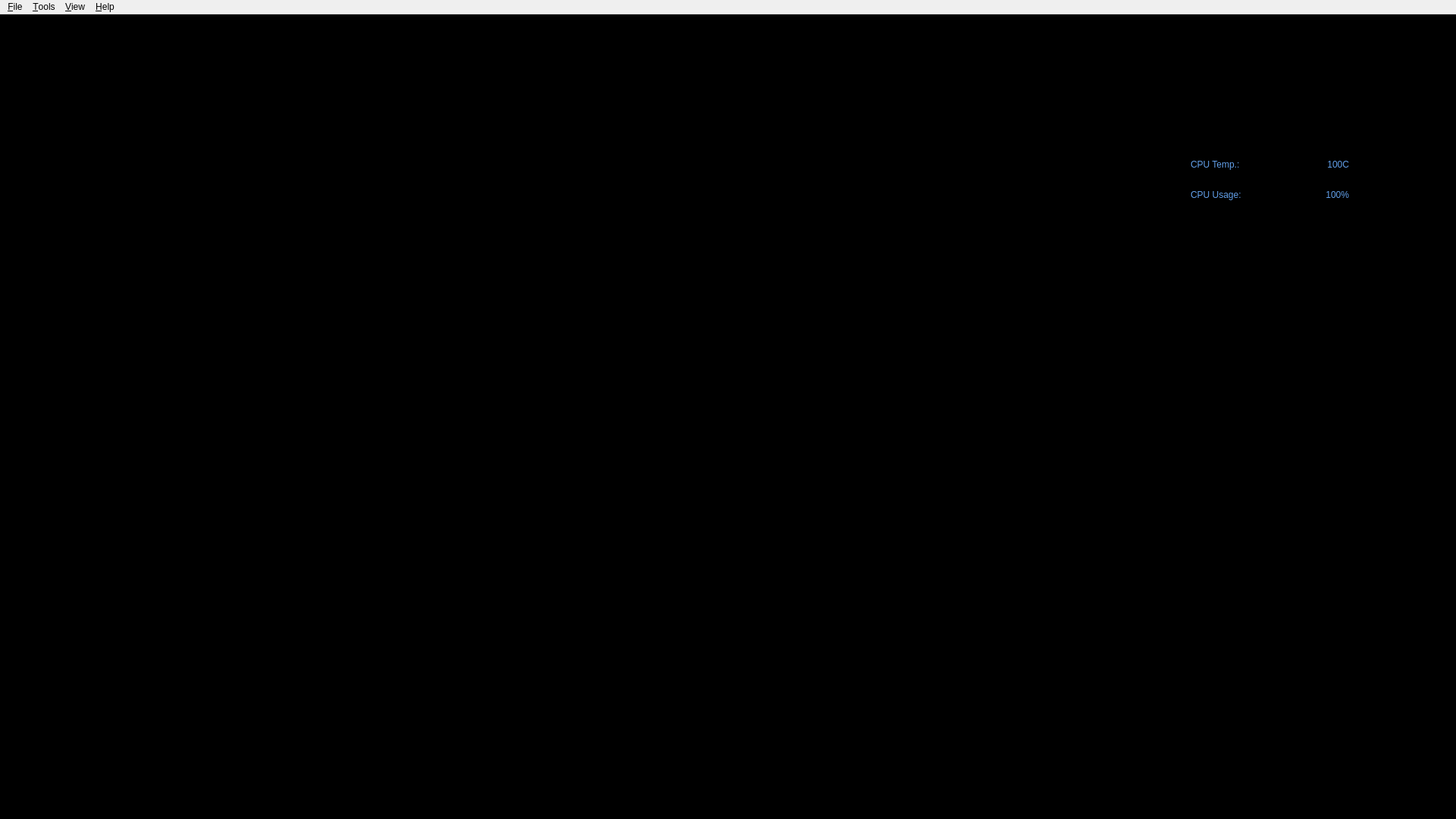
<?xml version="1.0" encoding="UTF-8"?>
<ui version="4.0">
 <class>MainWindow</class>
 <widget class="QMainWindow" name="MainWindow">
  <property name="geometry">
   <rect>
    <x>0</x>
    <y>0</y>
    <width>1920</width>
    <height>1080</height>
   </rect>
  </property>
  <property name="windowTitle">
   <string>gqrx</string>
  </property>
  <property name="windowIcon">
   <iconset resource="../../../resources/icons.qrc">
    <normaloff>:/icons/icons/gqrx.svg</normaloff>:/icons/icons/gqrx.svg</iconset>
  </property>
  <property name="dockOptions">
   <set>QMainWindow::AllowNestedDocks|QMainWindow::AllowTabbedDocks|QMainWindow::AnimatedDocks</set>
  </property>
  <property name="unifiedTitleAndToolBarOnMac">
   <bool>false</bool>
  </property>
  <widget class="QWidget" name="centralWidget">
   <property name="enabled">
    <bool>true</bool>
   </property>
   <property name="styleSheet">
    <string notr="true">background-color: rgb(0, 0, 0);</string>
   </property>
   <widget class="QStackedWidget" name="stackedWidget">
    <property name="geometry">
     <rect>
      <x>0</x>
      <y>0</y>
      <width>1920</width>
      <height>1080</height>
     </rect>
    </property>
    <property name="currentIndex">
     <number>0</number>
    </property>
    <widget class="QWidget" name="page">
     <widget class="CPlotter" name="plotter">
      <property name="geometry">
       <rect>
        <x>9</x>
        <y>340</y>
        <width>1902</width>
        <height>621</height>
       </rect>
      </property>
      <property name="sizePolicy">
       <sizepolicy hsizetype="Expanding" vsizetype="Expanding">
        <horstretch>0</horstretch>
        <verstretch>0</verstretch>
       </sizepolicy>
      </property>
      <property name="font">
       <font>
        <pointsize>9</pointsize>
        <bold>false</bold>
       </font>
      </property>
      <property name="frameShape">
       <enum>QFrame::StyledPanel</enum>
      </property>
      <property name="frameShadow">
       <enum>QFrame::Raised</enum>
      </property>
     </widget>
     <widget class="QFrame" name="frame">
      <property name="enabled">
       <bool>true</bool>
      </property>
      <property name="geometry">
       <rect>
        <x>9</x>
        <y>0</y>
        <width>1901</width>
        <height>271</height>
       </rect>
      </property>
      <property name="sizePolicy">
       <sizepolicy hsizetype="Expanding" vsizetype="Fixed">
        <horstretch>0</horstretch>
        <verstretch>0</verstretch>
       </sizepolicy>
      </property>
      <property name="font">
       <font>
        <pointsize>9</pointsize>
        <bold>false</bold>
        <kerning>true</kerning>
       </font>
      </property>
      <property name="autoFillBackground">
       <bool>false</bool>
      </property>
      <property name="styleSheet">
       <string notr="true">background-color: rgb(31, 29, 29);
background-color: rgb(0, 0, 0);</string>
      </property>
      <property name="frameShape">
       <enum>QFrame::NoFrame</enum>
      </property>
      <property name="frameShadow">
       <enum>QFrame::Plain</enum>
      </property>
      <property name="lineWidth">
       <number>0</number>
      </property>
      <widget class="CFreqCtrl" name="freqCtrl">
       <property name="enabled">
        <bool>true</bool>
       </property>
       <property name="geometry">
        <rect>
         <x>600</x>
         <y>40</y>
         <width>700</width>
         <height>150</height>
        </rect>
       </property>
       <property name="sizePolicy">
        <sizepolicy hsizetype="Fixed" vsizetype="Fixed">
         <horstretch>0</horstretch>
         <verstretch>0</verstretch>
        </sizepolicy>
       </property>
       <property name="minimumSize">
        <size>
         <width>700</width>
         <height>150</height>
        </size>
       </property>
       <property name="font">
        <font>
         <pointsize>9</pointsize>
         <bold>true</bold>
        </font>
       </property>
       <property name="toolTip">
        <string/>
       </property>
       <property name="styleSheet">
        <string notr="true"/>
       </property>
       <property name="frameShape">
        <enum>QFrame::StyledPanel</enum>
       </property>
       <property name="frameShadow">
        <enum>QFrame::Raised</enum>
       </property>
      </widget>
      <widget class="CMeter" name="sMeter">
       <property name="geometry">
        <rect>
         <x>600</x>
         <y>200</y>
         <width>701</width>
         <height>40</height>
        </rect>
       </property>
       <property name="sizePolicy">
        <sizepolicy hsizetype="Fixed" vsizetype="Fixed">
         <horstretch>0</horstretch>
         <verstretch>0</verstretch>
        </sizepolicy>
       </property>
       <property name="minimumSize">
        <size>
         <width>150</width>
         <height>40</height>
        </size>
       </property>
       <property name="frameShape">
        <enum>QFrame::StyledPanel</enum>
       </property>
       <property name="frameShadow">
        <enum>QFrame::Raised</enum>
       </property>
      </widget>
      <widget class="QWidget" name="layoutWidget">
       <property name="geometry">
        <rect>
         <x>1550</x>
         <y>180</y>
         <width>231</width>
         <height>35</height>
        </rect>
       </property>
       <layout class="QHBoxLayout" name="horizontalLayout">
        <property name="spacing">
         <number>15</number>
        </property>
        <property name="sizeConstraint">
         <enum>QLayout::SetMinimumSize</enum>
        </property>
        <item>
         <widget class="QLabel" name="label">
          <property name="styleSheet">
           <string notr="true">font: 800 20pt &quot;Ubuntu Sans&quot;;
color: rgb(98, 160, 234);</string>
          </property>
          <property name="text">
           <string>CPU Temp.:</string>
          </property>
          <property name="scaledContents">
           <bool>true</bool>
          </property>
         </widget>
        </item>
        <item>
         <widget class="QLabel" name="cpuTemp">
          <property name="styleSheet">
           <string notr="true">font: 800 20pt &quot;Ubuntu Sans&quot;;
color: rgb(98, 160, 234);</string>
          </property>
          <property name="text">
           <string>100C</string>
          </property>
          <property name="scaledContents">
           <bool>true</bool>
          </property>
          <property name="alignment">
           <set>Qt::AlignRight|Qt::AlignTrailing|Qt::AlignVCenter</set>
          </property>
         </widget>
        </item>
       </layout>
      </widget>
      <widget class="QWidget" name="layoutWidget">
       <property name="geometry">
        <rect>
         <x>1550</x>
         <y>220</y>
         <width>231</width>
         <height>35</height>
        </rect>
       </property>
       <layout class="QHBoxLayout" name="horizontalLayout_2">
        <property name="spacing">
         <number>15</number>
        </property>
        <property name="sizeConstraint">
         <enum>QLayout::SetMinimumSize</enum>
        </property>
        <item>
         <widget class="QLabel" name="label_2">
          <property name="styleSheet">
           <string notr="true">font: 800 20pt &quot;Ubuntu Sans&quot;;
color: rgb(98, 160, 234);</string>
          </property>
          <property name="text">
           <string>CPU Usage:</string>
          </property>
          <property name="scaledContents">
           <bool>true</bool>
          </property>
         </widget>
        </item>
        <item>
         <widget class="QLabel" name="cpuUsage">
          <property name="styleSheet">
           <string notr="true">font: 800 20pt &quot;Ubuntu Sans&quot;;
color: rgb(98, 160, 234);</string>
          </property>
          <property name="text">
           <string>100%</string>
          </property>
          <property name="scaledContents">
           <bool>true</bool>
          </property>
          <property name="alignment">
           <set>Qt::AlignRight|Qt::AlignTrailing|Qt::AlignVCenter</set>
          </property>
         </widget>
        </item>
       </layout>
      </widget>
      <widget class="QLabel" name="label_3">
       <property name="geometry">
        <rect>
         <x>0</x>
         <y>0</y>
         <width>511</width>
         <height>198</height>
        </rect>
       </property>
       <property name="sizePolicy">
        <sizepolicy hsizetype="Fixed" vsizetype="Fixed">
         <horstretch>0</horstretch>
         <verstretch>0</verstretch>
        </sizepolicy>
       </property>
       <property name="text">
        <string/>
       </property>
       <property name="pixmap">
        <pixmap resource="../../../resources/icons.qrc">:/icons/icons/S-Meter_3.svg</pixmap>
       </property>
       <property name="scaledContents">
        <bool>false</bool>
       </property>
       <property name="alignment">
        <set>Qt::AlignCenter</set>
       </property>
      </widget>
     </widget>
    </widget>
    <widget class="QWidget" name="page_2"/>
   </widget>
  </widget>
  <widget class="QMenuBar" name="menuBar">
   <property name="geometry">
    <rect>
     <x>0</x>
     <y>0</y>
     <width>1920</width>
     <height>23</height>
    </rect>
   </property>
   <widget class="QMenu" name="menu_File">
    <property name="title">
     <string>&amp;File</string>
    </property>
    <widget class="QMenu" name="menu_RecentConfig">
     <property name="toolTip">
      <string>Load recently used setting</string>
     </property>
     <property name="title">
      <string>&amp;Recent settings</string>
     </property>
    </widget>
    <addaction name="actionDSP"/>
    <addaction name="separator"/>
    <addaction name="actionIoConfig"/>
    <addaction name="actionLoadSettings"/>
    <addaction name="actionSaveSettings"/>
    <addaction name="menu_RecentConfig"/>
    <addaction name="separator"/>
    <addaction name="actionQuit"/>
   </widget>
   <widget class="QMenu" name="menu_View">
    <property name="title">
     <string>&amp;View</string>
    </property>
   </widget>
   <widget class="QMenu" name="menu_Help">
    <property name="title">
     <string>&amp;Help</string>
    </property>
    <addaction name="actionUserGroup"/>
    <addaction name="actionNews"/>
    <addaction name="separator"/>
    <addaction name="actionRemoteProtocol"/>
    <addaction name="actionKbdShortcuts"/>
    <addaction name="separator"/>
    <addaction name="actionAbout"/>
    <addaction name="actionAboutQt"/>
   </widget>
   <widget class="QMenu" name="menu_Tools">
    <property name="title">
     <string>&amp;Tools</string>
    </property>
    <addaction name="actionRemoteControl"/>
    <addaction name="actionRemoteConfig"/>
    <addaction name="separator"/>
    <addaction name="actionAddBookmark"/>
    <addaction name="separator"/>
    <addaction name="actionIqTool"/>
    <addaction name="separator"/>
    <addaction name="actionAFSK1200"/>
    <addaction name="separator"/>
    <addaction name="actionDX_Cluster"/>
   </widget>
   <addaction name="menu_File"/>
   <addaction name="menu_Tools"/>
   <addaction name="menu_View"/>
   <addaction name="menu_Help"/>
  </widget>
  <action name="actionQuit">
   <property name="text">
    <string>Quit</string>
   </property>
   <property name="toolTip">
    <string>Quit application</string>
   </property>
   <property name="shortcut">
    <string>Ctrl+Q</string>
   </property>
  </action>
  <action name="actionAbout">
   <property name="text">
    <string>About Gqrx</string>
   </property>
   <property name="toolTip">
    <string>Information about Gqrx</string>
   </property>
  </action>
  <action name="actionAboutQt">
   <property name="text">
    <string>About Qt</string>
   </property>
   <property name="toolTip">
    <string>About the Qt toolkit</string>
   </property>
  </action>
  <action name="actionDSP">
   <property name="checkable">
    <bool>true</bool>
   </property>
   <property name="icon">
    <iconset resource="../../../resources/icons.qrc">
     <normaloff>:/icons/icons/play.svg</normaloff>:/icons/icons/play.svg</iconset>
   </property>
   <property name="text">
    <string>Start DSP</string>
   </property>
   <property name="toolTip">
    <string>Start DSP</string>
   </property>
   <property name="statusTip">
    <string>Start/stop DSP processing</string>
   </property>
   <property name="shortcut">
    <string>Ctrl+D</string>
   </property>
  </action>
  <action name="actionAFSK1200">
   <property name="text">
    <string>AFSK1200 Decoder</string>
   </property>
   <property name="toolTip">
    <string>Start AFSK1200 decoder</string>
   </property>
  </action>
  <action name="actionSched">
   <property name="checkable">
    <bool>true</bool>
   </property>
   <property name="enabled">
    <bool>false</bool>
   </property>
   <property name="icon">
    <iconset resource="../../../resources/icons.qrc">
     <normaloff>:/icons/icons/clock.svg</normaloff>:/icons/icons/clock.svg</iconset>
   </property>
   <property name="text">
    <string>Scheduler</string>
   </property>
   <property name="toolTip">
    <string>Schedule recordings and other actions</string>
   </property>
  </action>
  <action name="actionIoConfig">
   <property name="enabled">
    <bool>true</bool>
   </property>
   <property name="icon">
    <iconset resource="../../../resources/icons.qrc">
     <normaloff>:/icons/icons/flash.svg</normaloff>:/icons/icons/flash.svg</iconset>
   </property>
   <property name="text">
    <string>I/O Devices</string>
   </property>
   <property name="toolTip">
    <string>Configure I/O devices</string>
   </property>
   <property name="statusTip">
    <string>Opens the hardware configuration dialog</string>
   </property>
   <property name="visible">
    <bool>true</bool>
   </property>
  </action>
  <action name="actionUserGroup">
   <property name="icon">
    <iconset resource="../../../resources/icons.qrc">
     <normaloff>:/icons/icons/help.svg</normaloff>:/icons/icons/help.svg</iconset>
   </property>
   <property name="text">
    <string>Gqrx user group</string>
   </property>
   <property name="toolTip">
    <string>Discussion group for Gqrx users</string>
   </property>
  </action>
  <action name="actionFullScreen">
   <property name="checkable">
    <bool>true</bool>
   </property>
   <property name="icon">
    <iconset resource="../../../resources/icons.qrc">
     <normaloff>:/icons/icons/fullscreen.svg</normaloff>:/icons/icons/fullscreen.svg</iconset>
   </property>
   <property name="text">
    <string>Full screen</string>
   </property>
   <property name="toolTip">
    <string>Toggle full screen mode</string>
   </property>
   <property name="shortcut">
    <string>F11</string>
   </property>
  </action>
  <action name="actionLoadSettings">
   <property name="icon">
    <iconset resource="../../../resources/icons.qrc">
     <normaloff>:/icons/icons/folder.svg</normaloff>:/icons/icons/folder.svg</iconset>
   </property>
   <property name="text">
    <string>Load settings</string>
   </property>
   <property name="toolTip">
    <string>Load settings from config file, use that config file</string>
   </property>
   <property name="statusTip">
    <string/>
   </property>
   <property name="shortcut">
    <string>Ctrl+L</string>
   </property>
  </action>
  <action name="actionSaveSettings">
   <property name="icon">
    <iconset resource="../../../resources/icons.qrc">
     <normaloff>:/icons/icons/floppy.svg</normaloff>:/icons/icons/floppy.svg</iconset>
   </property>
   <property name="text">
    <string>Save settings</string>
   </property>
   <property name="toolTip">
    <string>Save current settings to config file, use that config file</string>
   </property>
   <property name="statusTip">
    <string/>
   </property>
   <property name="shortcut">
    <string>Ctrl+S</string>
   </property>
  </action>
  <action name="actionAddBookmark">
   <property name="icon">
    <iconset resource="../../../resources/icons.qrc">
     <normaloff>:/icons/icons/bookmark-new.svg</normaloff>:/icons/icons/bookmark-new.svg</iconset>
   </property>
   <property name="text">
    <string>Add bookmark</string>
   </property>
   <property name="toolTip">
    <string>Bookmark the current frequency and mode (Ctrl+Shift+B)</string>
   </property>
   <property name="shortcut">
    <string>Ctrl+Shift+B</string>
   </property>
  </action>
  <action name="actionRemoteControl">
   <property name="checkable">
    <bool>true</bool>
   </property>
   <property name="enabled">
    <bool>true</bool>
   </property>
   <property name="icon">
    <iconset resource="../../../resources/icons.qrc">
     <normaloff>:/icons/icons/tangeo-network-idle.svg</normaloff>:/icons/icons/tangeo-network-idle.svg</iconset>
   </property>
   <property name="text">
    <string>&amp;Remote control</string>
   </property>
   <property name="toolTip">
    <string>Remote control via TCP</string>
   </property>
   <property name="statusTip">
    <string>Activate the TCP interface</string>
   </property>
  </action>
  <action name="actionRemoteConfig">
   <property name="icon">
    <iconset resource="../../../resources/icons.qrc">
     <normaloff>:/icons/icons/settings.svg</normaloff>:/icons/icons/settings.svg</iconset>
   </property>
   <property name="text">
    <string>Remote &amp;control settings</string>
   </property>
   <property name="toolTip">
    <string>Configure remote control settings</string>
   </property>
  </action>
  <action name="actionIqTool">
   <property name="icon">
    <iconset resource="../../../resources/icons.qrc">
     <normaloff>:/icons/icons/signal.svg</normaloff>:/icons/icons/signal.svg</iconset>
   </property>
   <property name="text">
    <string>I/Q recorder</string>
   </property>
   <property name="toolTip">
    <string>Record and play I/Q data</string>
   </property>
   <property name="statusTip">
    <string>Open I/Q recorder dialog</string>
   </property>
   <property name="shortcut">
    <string>Ctrl+I</string>
   </property>
  </action>
  <action name="actionNews">
   <property name="icon">
    <iconset resource="../../../resources/icons.qrc">
     <normaloff>:/icons/icons/info.svg</normaloff>:/icons/icons/info.svg</iconset>
   </property>
   <property name="text">
    <string>News</string>
   </property>
   <property name="toolTip">
    <string>Show news about this release</string>
   </property>
  </action>
  <action name="actionRemoteProtocol">
   <property name="icon">
    <iconset resource="../../../resources/icons.qrc">
     <normaloff>:/icons/icons/info.svg</normaloff>:/icons/icons/info.svg</iconset>
   </property>
   <property name="text">
    <string>Remote control</string>
   </property>
   <property name="toolTip">
    <string>Remote control protocol</string>
   </property>
  </action>
  <action name="actionKbdShortcuts">
   <property name="icon">
    <iconset resource="../../../resources/icons.qrc">
     <normaloff>:/icons/icons/info.svg</normaloff>:/icons/icons/info.svg</iconset>
   </property>
   <property name="text">
    <string>Keyboard shortcuts</string>
   </property>
   <property name="toolTip">
    <string>Show help on keyboard shortcuts</string>
   </property>
  </action>
  <action name="actionDX_Cluster">
   <property name="text">
    <string>DX Cluster</string>
   </property>
   <property name="toolTip">
    <string>Open DX Cluster Dialog</string>
   </property>
   <property name="shortcut">
    <string>Ctrl+C</string>
   </property>
  </action>
 </widget>
 <layoutdefault spacing="6" margin="11"/>
 <customwidgets>
  <customwidget>
   <class>CFreqCtrl</class>
   <extends>QFrame</extends>
   <header>qtgui/freqctrl.h</header>
   <container>1</container>
  </customwidget>
  <customwidget>
   <class>CPlotter</class>
   <extends>QFrame</extends>
   <header>qtgui/plotter.h</header>
   <container>1</container>
  </customwidget>
  <customwidget>
   <class>CMeter</class>
   <extends>QFrame</extends>
   <header>qtgui/meter.h</header>
   <container>1</container>
  </customwidget>
 </customwidgets>
 <resources>
  <include location="../../../resources/icons.qrc"/>
 </resources>
 <connections>
  <connection>
   <sender>actionQuit</sender>
   <signal>triggered()</signal>
   <receiver>MainWindow</receiver>
   <slot>close()</slot>
   <hints>
    <hint type="sourcelabel">
     <x>-1</x>
     <y>-1</y>
    </hint>
    <hint type="destinationlabel">
     <x>450</x>
     <y>257</y>
    </hint>
   </hints>
  </connection>
 </connections>
</ui>
